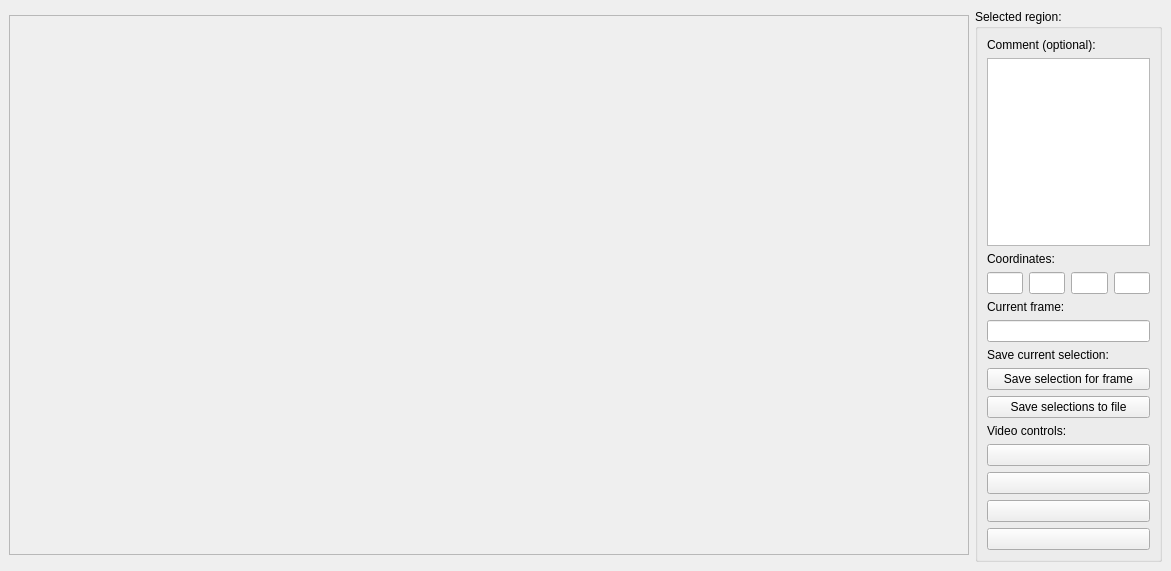
<?xml version="1.0" encoding="UTF-8"?>
<ui version="4.0">
 <class>MainWindow</class>
 <widget class="QMainWindow" name="MainWindow">
  <property name="geometry">
   <rect>
    <x>0</x>
    <y>0</y>
    <width>1171</width>
    <height>571</height>
   </rect>
  </property>
  <property name="windowTitle">
   <string>Motion ROI Selector</string>
  </property>
  <widget class="QWidget" name="centralwidget">
   <layout class="QHBoxLayout" name="horizontalLayout">
    <item>
     <widget class="VideoPlot" name="frame">
      <property name="minimumSize">
       <size>
        <width>960</width>
        <height>540</height>
       </size>
      </property>
      <property name="maximumSize">
       <size>
        <width>960</width>
        <height>540</height>
       </size>
      </property>
      <property name="frameShape">
       <enum>QFrame::StyledPanel</enum>
      </property>
      <property name="frameShadow">
       <enum>QFrame::Raised</enum>
      </property>
     </widget>
    </item>
    <item>
     <widget class="QGroupBox" name="groupBox">
      <property name="title">
       <string>Selected region:</string>
      </property>
      <layout class="QVBoxLayout" name="verticalLayout">
       <item>
        <widget class="QLabel" name="label_2">
         <property name="text">
          <string>Comment (optional):</string>
         </property>
        </widget>
       </item>
       <item>
        <widget class="QTextEdit" name="textEdit"/>
       </item>
       <item>
        <widget class="QLabel" name="label">
         <property name="text">
          <string>Coordinates:</string>
         </property>
        </widget>
       </item>
       <item>
        <layout class="QHBoxLayout" name="horizontalLayout_2">
         <item>
          <widget class="QLineEdit" name="lineEdit_2"/>
         </item>
         <item>
          <widget class="QLineEdit" name="lineEdit_3"/>
         </item>
         <item>
          <widget class="QLineEdit" name="lineEdit_4"/>
         </item>
         <item>
          <widget class="QLineEdit" name="lineEdit_5"/>
         </item>
        </layout>
       </item>
       <item>
        <widget class="QLabel" name="label_3">
         <property name="text">
          <string>Current frame:</string>
         </property>
        </widget>
       </item>
       <item>
        <widget class="QLineEdit" name="lineEdit"/>
       </item>
       <item>
        <widget class="QLabel" name="label_5">
         <property name="text">
          <string>Save current selection:</string>
         </property>
        </widget>
       </item>
       <item>
        <widget class="QPushButton" name="pushButton">
         <property name="text">
          <string>Save selection for frame</string>
         </property>
        </widget>
       </item>
       <item>
        <widget class="QPushButton" name="pushButton_2">
         <property name="text">
          <string>Save selections to file</string>
         </property>
        </widget>
       </item>
       <item>
        <widget class="QLabel" name="label_4">
         <property name="text">
          <string>Video controls:</string>
         </property>
        </widget>
       </item>
       <item>
        <widget class="QPushButton" name="pushButton_3">
         <property name="text">
          <string/>
         </property>
         <property name="icon">
          <iconset>
           <normaloff>icons/frame_back.png</normaloff>icons/frame_back.png</iconset>
         </property>
        </widget>
       </item>
       <item>
        <widget class="QPushButton" name="pushButton_4">
         <property name="text">
          <string/>
         </property>
         <property name="icon">
          <iconset>
           <normaloff>icons/frame_forward.png</normaloff>icons/frame_forward.png</iconset>
         </property>
        </widget>
       </item>
       <item>
        <widget class="QPushButton" name="pushButton_6">
         <property name="text">
          <string/>
         </property>
         <property name="icon">
          <iconset>
           <normaloff>icons/frames_back.png</normaloff>icons/frames_back.png</iconset>
         </property>
        </widget>
       </item>
       <item>
        <widget class="QPushButton" name="pushButton_5">
         <property name="text">
          <string/>
         </property>
         <property name="icon">
          <iconset>
           <normaloff>icons/frames_forward.png</normaloff>icons/frames_forward.png</iconset>
         </property>
        </widget>
       </item>
      </layout>
     </widget>
    </item>
   </layout>
  </widget>
  <widget class="QMenuBar" name="menubar">
   <property name="geometry">
    <rect>
     <x>0</x>
     <y>0</y>
     <width>1171</width>
     <height>17</height>
    </rect>
   </property>
  </widget>
 </widget>
 <customwidgets>
  <customwidget>
   <class>VideoPlot</class>
   <extends>QFrame</extends>
   <header>videoplot.h</header>
   <container>1</container>
  </customwidget>
 </customwidgets>
 <resources/>
 <connections/>
</ui>
